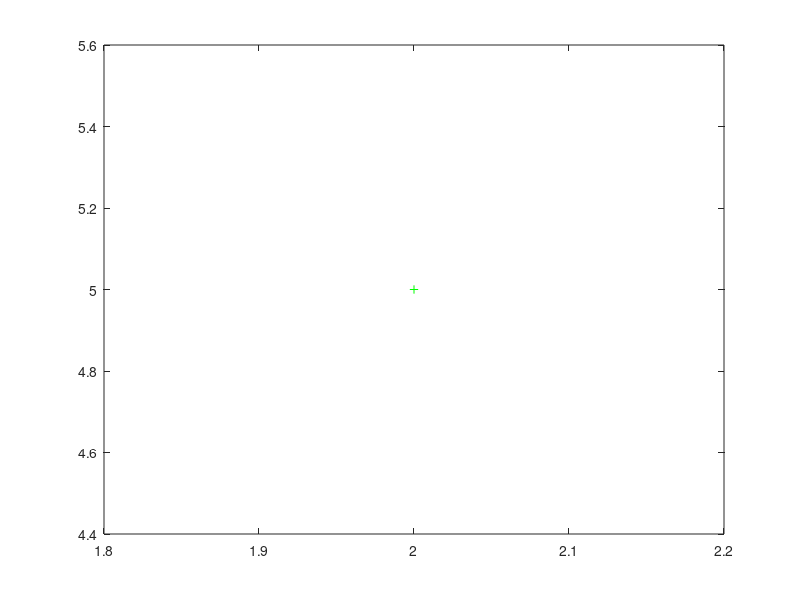

Source code (MATLAB):
clc
clearvars

%chapter 2:
%1. matrix
%2. matrix, row vector
%3. matrix, column vector
%4. scalar
%5. 
x = (3:8)
y = (1.3:0.4:2.5)
z = (9:-2:3)

%8. 
linspace (-4, 0, 5)
linspace (9, 5, 3)
linspace (4, 8, 3)
%10. 
myend = randi([5,9])
vector = (1:3:myend)
%11.
a = (1:3)
b = (2:5)
c = [a b]
%12.
myvec = (-1:0.5:1)'

pause

%chapter 3:
%16.
T = 72;
r = input("What is the radius of the water bubble in centimetres? ");
F_d = 4*pi*T*r
fprintf("For this bubble, the surface tension force in the downward direction is %.2f\n",F_d)
%17.
x = randi([1,5]);
y = randi([1,5]);
plot (x,y, "g+")
